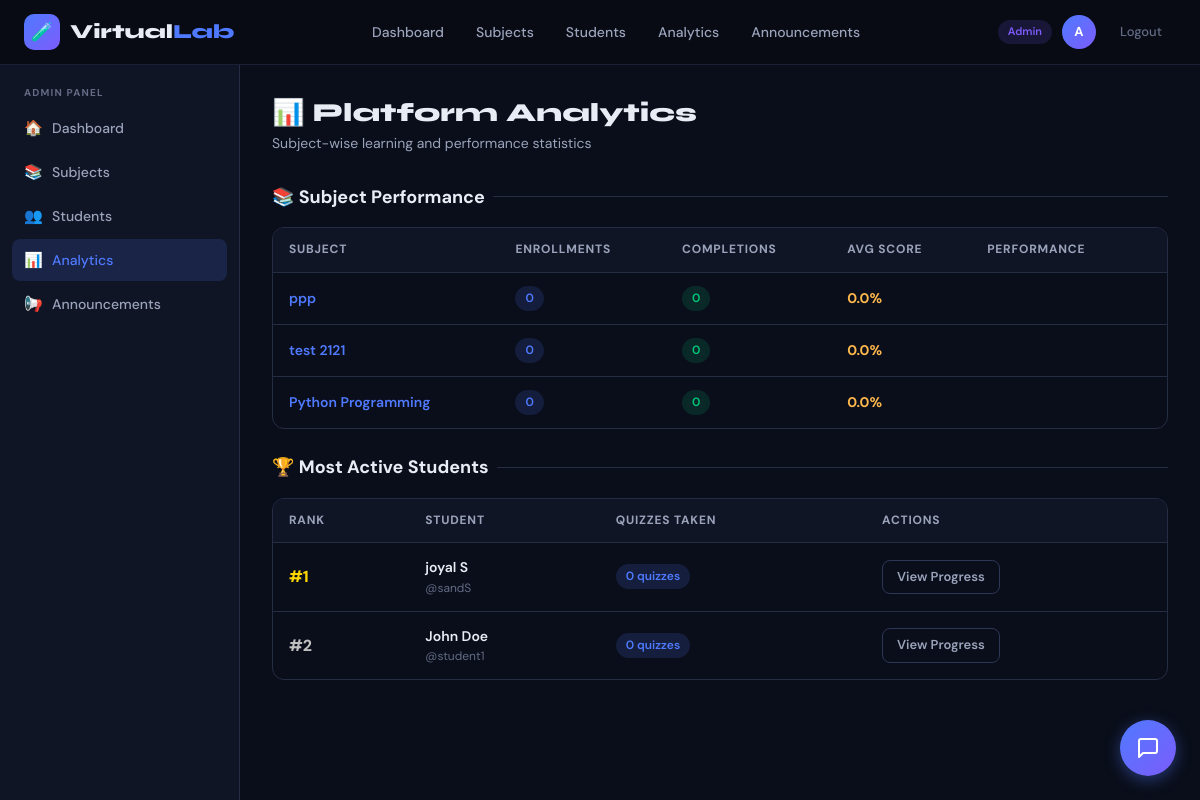
Page /admin-panel/analytics/ (signed in) on the committed database.
### lab/models.py (models this page shows, shortened)
class Subject(models.Model):
    CATEGORY_CHOICES = [
        ('programming', 'Programming'),
        ('database', 'Database'),
        ('algorithms', 'Algorithms'),
        ('networking', 'Networking'),
        ('other', 'Other'),
    ]
    title = models.CharField(max_length=200)
    description = models.TextField()
    category = models.CharField(max_length=50, choices=CATEGORY_CHOICES, default='other')
    thumbnail = models.ImageField(upload_to='thumbnails/', blank=True, null=True)
    icon = models.CharField(max_length=50, default='book', help_text='Icon name (e.g. database, code, cpu)')
    color = models.CharField(max_length=7, default='#4f46e5')
    is_active = models.BooleanField(default=True)
    created_at = models.DateTimeField(auto_now_add=True)
    order = models.IntegerField(default=0)
    class Meta:
        ordering = ['order', 'title']

### lab/views.py (the view)
# urls.py: path('admin-panel/analytics/', views.admin_analytics, name='admin_analytics'),
@admin_required
def admin_analytics(request):
    subject_stats = []
    for subject in Subject.objects.filter(is_active=True):
        enrollments = Enrollment.objects.filter(subject=subject)
        results = QuizResult.objects.filter(chapter__subject=subject)
        subject_stats.append({
            'subject': subject,
            'enrollments': enrollments.count(),
            'avg_score': results.aggregate(avg=Avg('score'))['avg'] or 0,
            'completions': ChapterProgress.objects.filter(
                chapter__subject=subject, is_completed=True
            ).count(),
        })
    top_students = User.objects.filter(is_staff=False).annotate(
        quiz_count=Count('enrollments__quiz_results')
    ).order_by('-quiz_count')[:10]
    return render(request, 'lab/admin/analytics.html', {
        'subject_stats': subject_stats,
        'top_students': top_students,
    })

### lab/templates/lab/admin/analytics.html (shortened to what this page needs)
{% extends 'lab/base.html' %}
{% block body %}
<div class="app-layout">
  <div class="sidebar">
    <div class="sidebar-section">
      <div class="sidebar-label">Admin Panel</div>
      <a href="{% url 'admin_dashboard' %}" class="sidebar-link"><span class="icon">🏠</span> Dashboard</a>
      <a href="{% url 'admin_subjects' %}" class="sidebar-link"><span class="icon">📚</span> Subjects</a>
      <a href="{% url 'admin_students' %}" class="sidebar-link"><span class="icon">👥</span> Students</a>
      <a href="{% url 'admin_analytics' %}" class="sidebar-link active"><span class="icon">📊</span> Analytics</a>
      <a href="{% url 'admin_announcements' %}" class="sidebar-link"><span class="icon">📢</span> Announcements</a>
    </div>
  </div>
  <div class="main-content">
    <div class="page-header">
      <div>
        <h1 class="page-title">📊 Platform Analytics</h1>
        <p class="page-subtitle">Subject-wise learning and performance statistics</p>
      </div>
    </div>
    <div class="section-title">📚 Subject Performance</div>
    <div class="table-wrap mb-3">
      <table>
        <thead>
          <tr>
            <th>Subject</th>
            <th>Enrollments</th>
            <th>Completions</th>
            <th>Avg Score</th>
            <th>Performance</th>
          </tr>
        </thead>
        <tbody>
          {% for stat in subject_stats %}
          <tr>
            <td>
              <a href="{% url 'admin_chapters' stat.subject.id %}" style="color:var(--accent);text-decoration:none;font-weight:600;">
                {{ stat.subject.title }}
              </a>
            </td>
            <td><span class="badge badge-blue">{{ stat.enrollments }}</span></td>
            <td><span class="badge badge-green">{{ stat.completions }}</span></td>
            <td>
              <span style="font-weight:700; color:{% if stat.avg_score >= 60 %}var(--success){% else %}var(--warning){% endif %}">
                {{ stat.avg_score|floatformat:1 }}%
              </span>
            </td>
            <td style="min-width:150px;">
              <div class="progress-bar">
              </div>
            </td>
          </tr>
          {% empty %}
          <tr><td colspan="5" class="text-center text-dim" style="padding:40px;">No data yet.</td></tr>
          {% endfor %}
        </tbody>
      </table>
    </div>
    <div class="section-title">🏆 Most Active Students</div>
    <div class="table-wrap">
      <table>
        <thead><tr><th>Rank</th><th>Student</th><th>Quizzes Taken</th><th>Actions</th></tr></thead>
        <tbody>
          {% for student in top_students %}
          <tr>
            <td>
              <span style="font-weight:800; font-size:16px; color:{% if forloop.counter == 1 %}#ffd700{% elif forloop.counter == 2 %}#c0c0c0{% elif forloop.counter == 3 %}#cd7f32{% else %}var(--text3){% endif %}">
                #{{ forloop.counter }}
              </span>
            </td>
            <td>
              <div style="font-weight:600;">{{ student.get_full_name|default:student.username }}</div>
              <div class="text-dim text-xs">@{{ student.username }}</div>
            </td>
            <td><span class="badge badge-blue">{{ student.quiz_count }} quizzes</span></td>
            <td>
              <a href="{% url 'admin_student_progress' student.id %}" class="btn btn-outline btn-sm">View Progress</a>
            </td>
          </tr>
          {% empty %}
          <tr><td colspan="4" class="text-center text-dim" style="padding:40px;">No quiz data yet.</td></tr>
          {% endfor %}
        </tbody>
      </table>
    </div>
  </div>
</div>
{% endblock %}

### lab/templates/lab/base.html (shortened to what this page needs)
<!DOCTYPE html>
<html lang="en">
<head>
{% load static %}
</head>
<body>
<nav {% if request.user.is_staff %}class="admin-nav"{% endif %}>
  <div class="nav-inner">
    <a href="{% url 'home' %}" class="nav-logo">
      <div class="nav-logo-icon">🧪</div>
      <span class="nav-logo-text">Virtual<span>Lab</span></span>
    </a>
    {% if request.user.is_authenticated %}
      {% if request.user.is_staff %}
        <div class="nav-links">
          <a href="{% url 'admin_dashboard' %}" class="nav-link {% if request.resolver_match.url_name == 'admin_dashboard' %}active{% endif %}">Dashboard</a>
          <a href="{% url 'admin_subjects' %}" class="nav-link {% if 'subject' in request.resolver_match.url_name %}active{% endif %}">Subjects</a>
          <a href="{% url 'admin_students' %}" class="nav-link {% if 'student' in request.resolver_match.url_name %}active{% endif %}">Students</a>
          <a href="{% url 'admin_analytics' %}" class="nav-link">Analytics</a>
          <a href="{% url 'admin_announcements' %}" class="nav-link">Announcements</a>
        </div>
      {% endif %}
      <div class="nav-user">
        {% if request.user.is_staff %}<span class="badge badge-purple" style="font-size:11px">Admin</span>{% endif %}
        <a href="{% if request.user.is_staff %}{% url 'admin_dashboard' %}{% else %}{% url 'profile' %}{% endif %}" class="nav-avatar">
          {{ request.user.first_name|first|upper|default:request.user.username|first|upper }}
        </a>
        <a href="{% url 'logout' %}" class="nav-link" style="font-size:13px; color: var(--text3);">Logout</a>
      </div>
    {% else %}
      <div class="nav-links">
        <a href="{% url 'login' %}" class="nav-link">Login</a>
        <a href="{% url 'register' %}" class="btn btn-primary btn-sm">Get Started</a>
      </div>
    {% endif %}
  </div>
</nav>
{% block body %}{% endblock %}
{% load static %}
<link rel="stylesheet" href="{% static 'lab/css/chatbot.css' %}">
</body>
</html>

### rows in the picture
Subject: subject "ppp", enrollments "0", completions "0", avg_score "0.0"
Subject: subject "test 2121", enrollments "0", completions "0", avg_score "0.0"
Subject: subject "Python Programming", enrollments "0", completions "0", avg_score "0.0"

### other values in the picture
{{ student.get_full_name|default:student.username }} "joyal S"
{{ student.username }} "sandS"
{{ student.quiz_count }} "0"
{{ student.get_full_name|default:student.username }} "John Doe"
{{ student.username }} "student1"
